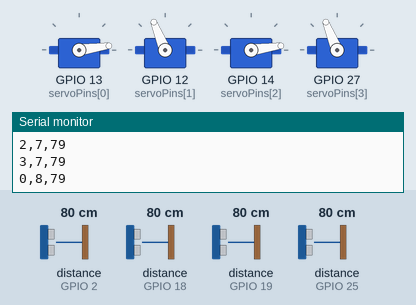
Simulated run of this sketch. Board: ESP32. On the bench: 4 × servo, the last lines printed to the serial monitor. Wiring (inferred from the names in the program): 4 × ultrasonic range finder: trigger GPIO 5, echo GPIO 18 / trigger GPIO 15, echo GPIO 2 / trigger GPIO 21, echo GPIO 19 / trigger GPIO 33, echo GPIO 25. Inputs (shaded band) come from the test bench; at power-on: distance to the obstacle (sensors on GPIO 2, GPIO 18, GPIO 19, GPIO 25) 80 cm. The echo pulse lasts 58.3 µs per cm; WiFi joins after 1.5 s; servers stay silent unless stated.

Above: at 2.99 s.
3.0 s: distance to the obstacle (sensor on GPIO 2) set to 2 cm
At 4.65 s:
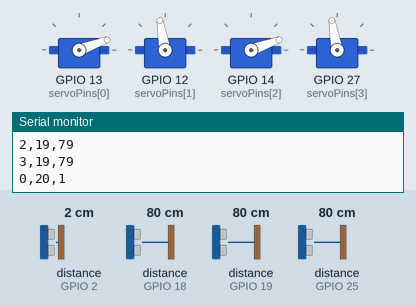
6.0 s: distance to the obstacle (sensor on GPIO 18) set to 2 cm
At 6.28 s:
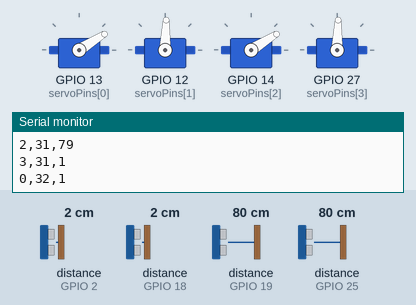
9.0 s: distance to the obstacle (sensor on GPIO 19) set to 2 cm
At 9.01 s:
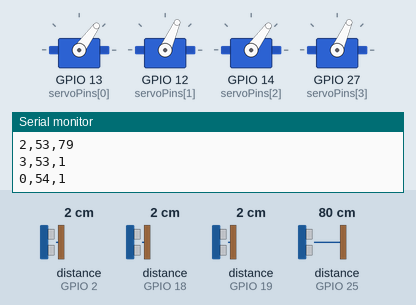
12.0 s: distance to the obstacle (sensor on GPIO 25) set to 2 cm
At 12.19 s:
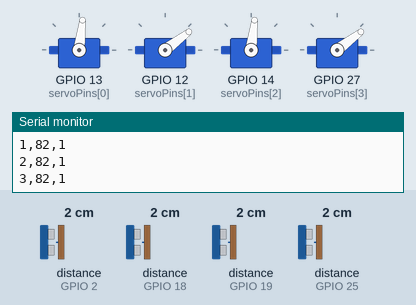
15.0 s: distance to the obstacle (sensor on GPIO 25) set to 35 cm
18.0 s: distance to the obstacle (sensor on GPIO 25) set to 299 cm
Timing chart, 0 to 22.0 s (numbered marks = the images above; inputs shaded):
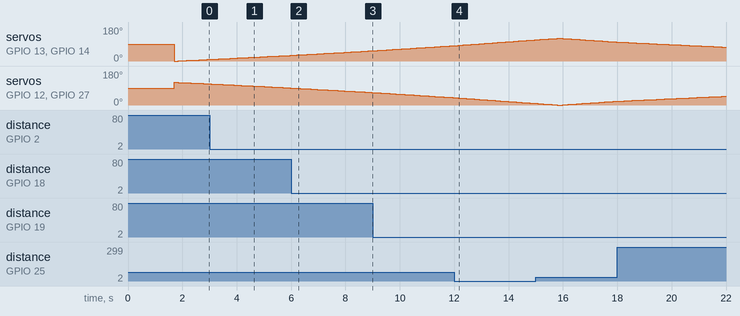

The sketch:

stickesp32.ino
```cpp
#include <ESP32Servo.h>
#include <WiFi.h>

// Servo pins
const int servoPins[4] = {13, 12, 14, 27};
Servo servos[4];

// Ultrasonic pins
const int trigPins[4] = {15, 33, 21, 5};
const int echoPins[4] = {2, 25, 19, 18};

// WiFi Client Setup
const char* ssid = "ESP32-Access-Point";   // Your AP ESP32 SSID
const char* password = "12345678";         // Your AP ESP32 password
const char* serverIP = "192.168.4.1";      // IP of the AP ESP32
const int serverPort = 1234;

WiFiClient client;

// Get one smoothed ultrasonic reading (3 samples)
long getSmoothedDistance(int trigPin, int echoPin) {
  long sum = 0;
  int valid = 0;
  for (int i = 0; i < 3; i++) {
    digitalWrite(trigPin, LOW);
    delayMicroseconds(2);
    digitalWrite(trigPin, HIGH);
    delayMicroseconds(10);
    digitalWrite(trigPin, LOW);
    long duration = pulseIn(echoPin, HIGH, 30000);
    long d = (duration == 0) ? -1 : duration * 0.034 / 2;

    if (d > 0) {
      sum += d;
      valid++;
    }
    delay(5);
  }
  return (valid > 0) ? sum / valid : -1;
}

void setup() {
  Serial.begin(115200);

  for (int i = 0; i < 4; i++) {
    servos[i].attach(servoPins[i]);
    pinMode(trigPins[i], OUTPUT);
    pinMode(echoPins[i], INPUT);
  }

  Serial.println("Connecting to WiFi...");
  WiFi.begin(ssid, password);
  while (WiFi.status() != WL_CONNECTED) {
    delay(500);
    Serial.print(".");
  }

  Serial.println("\nConnected to WiFi");

  if (!client.connect(serverIP, serverPort)) {
    Serial.println("Connection to server failed!");
  } else {
    Serial.println("Connected to AP server.");
  }
}

void loop() {
  bool danger = false;

  // Sweep forward
  for (int angle = 0; angle <= 120; angle++) {
    servos[0].write(angle);
    servos[1].write(120 - angle);
    servos[2].write(angle);
    servos[3].write(120 - angle);
    delay(30);

    for (int i = 0; i < 4; i++) {
      long d = getSmoothedDistance(trigPins[i], echoPins[i]);
      Serial.print(i); Serial.print(","); Serial.print(angle); Serial.print(",");
      Serial.println(d);

      if (d > 0 && d < 70) danger = true; // valid + within danger range
    }
  }

  // Sweep backward
  for (int angle = 120; angle >= 0; angle--) {
    servos[0].write(angle);
    servos[1].write(120 - angle);
    servos[2].write(angle);
    servos[3].write(120 - angle);
    delay(30);

    for (int i = 0; i < 4; i++) {
      long d = getSmoothedDistance(trigPins[i], echoPins[i]);
      Serial.print(i); Serial.print(","); Serial.print(angle); Serial.print(",");
      Serial.println(d);

      if (d > 0 && d < 70) danger = true;
    }
  }

  // Send message based on any danger
  if (client.connected()) {
    client.write(danger ? '0' : '1');
    Serial.println(danger ? "Sent: 0 (Danger)" : "Sent: 1 (Safe)");
  } else {
    Serial.println("Client not connected.");
  }

  delay(500); // optional pause between full sweeps
}
```
